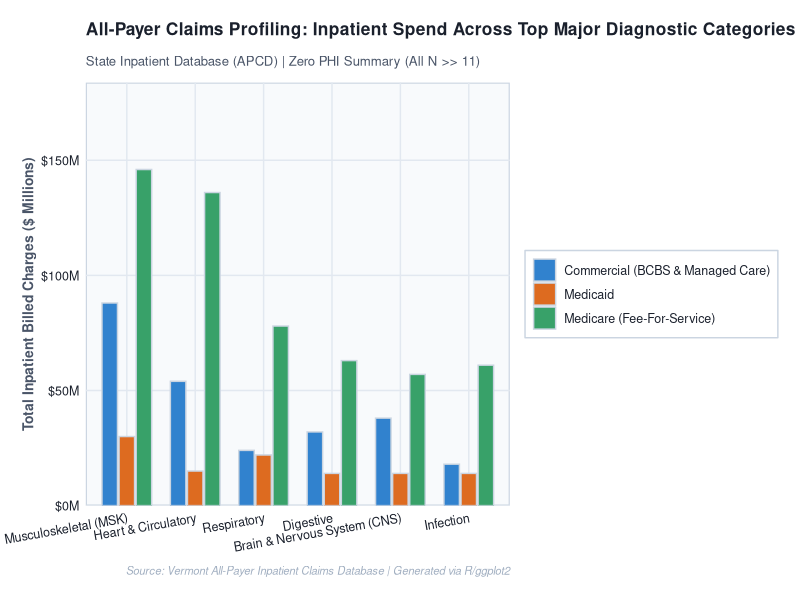
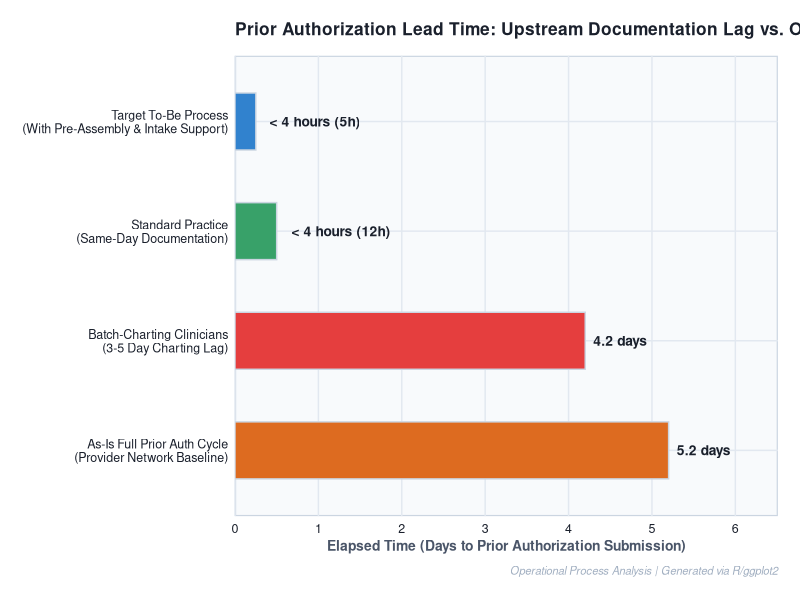
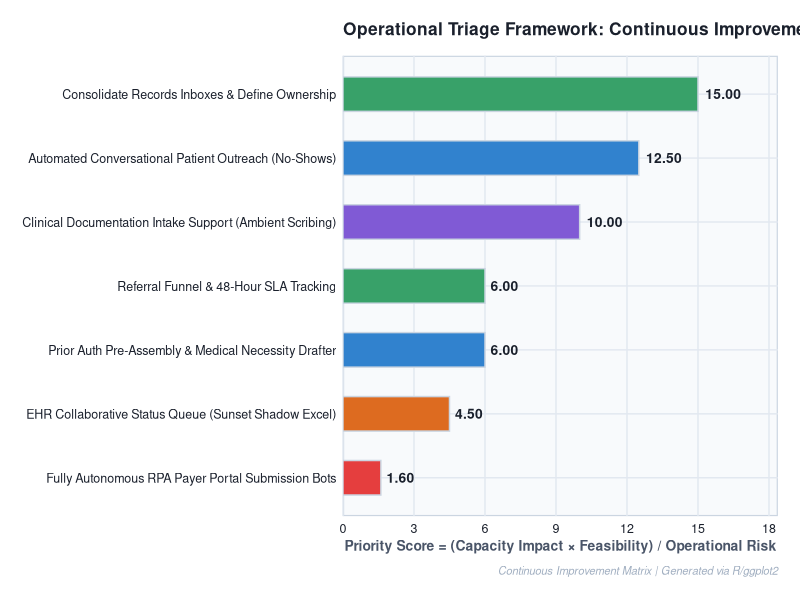
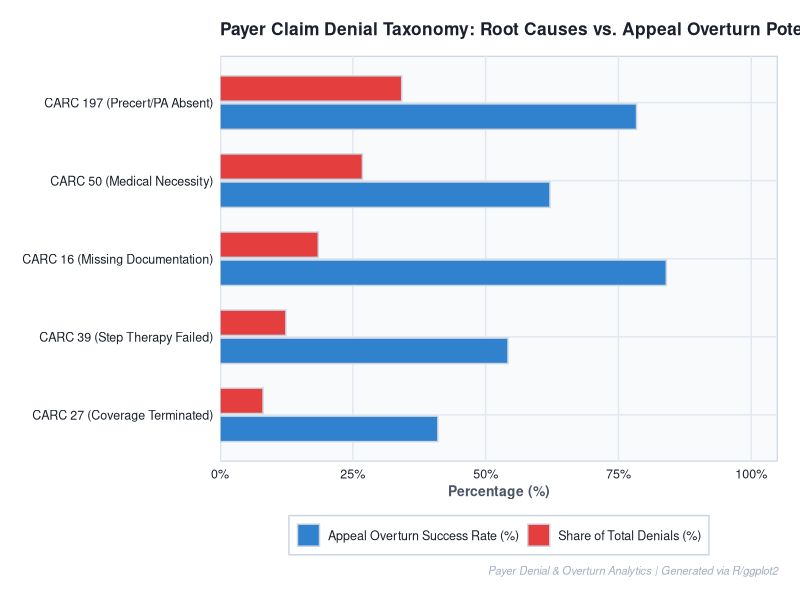

Write the R code that produced these figures, in order.
# ==============================================================================
# Healthcare Operations & Claims Intelligence
# Script: generate_dashboard_charts.R
# Purpose: Generate publication-quality healthcare operations dashboard visuals
#          using R, ggplot2, and tidyverse.
# Compliance: 100% De-identified, HIPAA Safe Harbor, Aggregated Spend Only (N >> 11)
# ==============================================================================

suppressPackageStartupMessages({
  if (!requireNamespace("tidyverse", quietly = TRUE)) install.packages("tidyverse")
  if (!requireNamespace("scales", quietly = TRUE)) install.packages("scales")
  library(tidyverse)
  library(scales)
})

# Setup Paths
args <- commandArgs(trailingOnly = FALSE)
script_dir <- tryCatch({
  dirname(normalizePath(sub("--file=", "", args[grep("--file=", args)])))
}, error = function(e) ".")

base_dir <- if (dir.exists(file.path(script_dir, "..", "assets"))) normalizePath(file.path(script_dir, "..")) else "."
assets_dir <- file.path(base_dir, "assets")
data_dir   <- file.path(base_dir, "data")

if (!dir.exists(assets_dir)) dir.create(assets_dir, recursive = TRUE)
if (!dir.exists(data_dir)) dir.create(data_dir, recursive = TRUE)

# Authentic RStudio ggplot2 Publication Theme (Light Theme)
theme_healthcare_r <- function() {
  theme_minimal(base_family = "sans") +
    theme(
      plot.background = element_rect(fill = "#FFFFFF", color = NA),
      panel.background = element_rect(fill = "#F8FAFC", color = "#CBD5E1", linewidth = 0.8),
      panel.grid.major = element_line(color = "#E2E8F0", linewidth = 0.5),
      panel.grid.minor = element_blank(),
      plot.title = element_text(color = "#1A202C", size = 12.5, face = "bold", hjust = 0, margin = margin(b = 12)),
      plot.subtitle = element_text(color = "#4A5568", size = 9.5, hjust = 0, margin = margin(b = 10)),
      axis.title = element_text(color = "#4A5568", size = 10, face = "bold"),
      axis.text = element_text(color = "#1A202C", size = 9),
      legend.background = element_rect(fill = "#FFFFFF", color = "#CBD5E1", linewidth = 0.5),
      legend.text = element_text(color = "#1A202C", size = 9),
      legend.title = element_blank(),
      plot.caption = element_text(color = "#A0AEC0", size = 8, hjust = 1, face = "italic", margin = margin(t = 8)),
      plot.margin = margin(16, 16, 16, 16)
    )
}

# ------------------------------------------------------------------------------
# 1. Payer Claims Reimbursement Profiling (All-Payer Inpatient Spend)
# ------------------------------------------------------------------------------
cat("1. Generating Chart 1: Payer Claims Reimbursement...\n")

claims_summary <- tibble(
  MDC_Category = c(
    "Musculoskeletal (MSK)", "Heart & Circulatory", "Respiratory",
    "Digestive", "Brain & Nervous System (CNS)", "Infection"
  ),
  Commercial = c(88, 54, 24, 32, 38, 18),
  Medicare_FFS = c(146, 136, 78, 63, 57, 61),
  Medicaid = c(30, 15, 22, 14, 14, 14)
)

write_csv(claims_summary, file.path(data_dir, "aggregated_payer_claims_summary.csv"))

claims_long <- claims_summary %>%
  pivot_longer(cols = c(Commercial, Medicare_FFS, Medicaid), names_to = "Payer", values_to = "Spend_Millions") %>%
  mutate(
    Payer_Label = case_when(
      Payer == "Commercial" ~ "Commercial (BCBS & Managed Care)",
      Payer == "Medicare_FFS" ~ "Medicare (Fee-For-Service)",
      Payer == "Medicaid" ~ "Medicaid"
    ),
    MDC_Category = factor(MDC_Category, levels = claims_summary$MDC_Category)
  )

p1 <- ggplot(claims_long, aes(x = MDC_Category, y = Spend_Millions, fill = Payer_Label)) +
  geom_col(position = position_dodge(width = 0.75), width = 0.68, color = "#CBD5E1", linewidth = 0.5) +
  scale_fill_manual(values = c("Commercial (BCBS & Managed Care)" = "#3182CE", "Medicare (Fee-For-Service)" = "#38A169", "Medicaid" = "#DD6B20")) +
  scale_y_continuous(labels = dollar_format(suffix = "M"), limits = c(0, 175), expand = expansion(mult = c(0, 0.05))) +
  labs(
    title = "All-Payer Claims Profiling: Inpatient Spend Across Top Major Diagnostic Categories",
    subtitle = "State Inpatient Database (APCD) | Zero PHI Summary (All N >> 11)",
    x = NULL,
    y = "Total Inpatient Billed Charges ($ Millions)",
    caption = "Source: Vermont All-Payer Inpatient Claims Database | Generated via R/ggplot2"
  ) +
  theme_healthcare_r() +
  theme(axis.text.x = element_text(angle = 10, hjust = 1, vjust = 1))

ggsave(file.path(assets_dir, "01_payer_claims_reimbursement.png"), plot = p1, width = 10.5, height = 5.6, dpi = 300)

# ------------------------------------------------------------------------------
# 2. Prior Authorization Lead Time & Documentation Lag
# ------------------------------------------------------------------------------
cat("2. Generating Chart 2: Prior Authorization Lead Time...\n")

pa_data <- tibble(
  Stage = factor(c(
    "Target To-Be Process\n(With Pre-Assembly & Intake Support)",
    "Standard Practice\n(Same-Day Documentation)",
    "Batch-Charting Clinicians\n(3-5 Day Charting Lag)",
    "As-Is Full Prior Auth Cycle\n(Provider Network Baseline)"
  ), levels = rev(c(
    "Target To-Be Process\n(With Pre-Assembly & Intake Support)",
    "Standard Practice\n(Same-Day Documentation)",
    "Batch-Charting Clinicians\n(3-5 Day Charting Lag)",
    "As-Is Full Prior Auth Cycle\n(Provider Network Baseline)"
  ))),
  Days = c(0.25, 0.5, 4.2, 5.2),
  Label = c("< 4 hours (5h)", "< 4 hours (12h)", "4.2 days", "5.2 days"),
  Bar_Color = c("#3182CE", "#38A169", "#E53E3E", "#DD6B20")
)

p2 <- ggplot(pa_data, aes(x = Days, y = Stage, fill = Bar_Color)) +
  geom_col(width = 0.52, color = "#CBD5E1", linewidth = 0.5) +
  scale_fill_identity() +
  geom_text(aes(label = Label), hjust = -0.15, color = "#1A202C", fontface = "bold", size = 3.5) +
  scale_x_continuous(limits = c(0, 6.2), breaks = seq(0, 6, by = 1), expand = expansion(mult = c(0, 0.05))) +
  labs(
    title = "Prior Authorization Lead Time: Upstream Documentation Lag vs. Optimized Target",
    x = "Elapsed Time (Days to Prior Authorization Submission)",
    y = NULL,
    caption = "Operational Process Analysis | Generated via R/ggplot2"
  ) +
  theme_healthcare_r()

ggsave(file.path(assets_dir, "02_prior_auth_turnaround_lag.png"), plot = p2, width = 10.5, height = 5.2, dpi = 300)

# ------------------------------------------------------------------------------
# 3. Continuous Improvement & Operational Triage Framework
# ------------------------------------------------------------------------------
cat("3. Generating Chart 3: Operational Triage Framework...\n")

triage_data <- tibble(
  Initiative = c(
    "Consolidate Records Inboxes & Define Ownership",
    "Automated Conversational Patient Outreach (No-Shows)",
    "Clinical Documentation Intake Support (Ambient Scribing)",
    "Referral Funnel & 48-Hour SLA Tracking",
    "Prior Auth Pre-Assembly & Medical Necessity Drafter",
    "EHR Collaborative Status Queue (Sunset Shadow Excel)",
    "Fully Autonomous RPA Payer Portal Submission Bots"
  ),
  Score = c(15.00, 12.50, 10.00, 6.00, 6.00, 4.50, 1.60),
  Bar_Color = c("#38A169", "#3182CE", "#805AD5", "#38A169", "#3182CE", "#DD6B20", "#E53E3E")
) %>%
  mutate(Initiative = factor(Initiative, levels = rev(Initiative)))

p3 <- ggplot(triage_data, aes(x = Score, y = Initiative, fill = Bar_Color)) +
  geom_col(width = 0.54, color = "#CBD5E1", linewidth = 0.5) +
  scale_fill_identity() +
  geom_text(aes(label = sprintf("%.2f", Score)), hjust = -0.2, color = "#1A202C", fontface = "bold", size = 3.5) +
  scale_x_continuous(limits = c(0, 17.5), breaks = seq(0, 18, by = 3), expand = expansion(mult = c(0, 0.05))) +
  labs(
    title = "Operational Triage Framework: Continuous Improvement Priority Ranking",
    x = "Priority Score = (Capacity Impact × Feasibility) / Operational Risk",
    y = NULL,
    caption = "Continuous Improvement Matrix | Generated via R/ggplot2"
  ) +
  theme_healthcare_r()

ggsave(file.path(assets_dir, "03_continuous_improvement_triage.png"), plot = p3, width = 10.5, height = 5.5, dpi = 300)

# ------------------------------------------------------------------------------
# 4. Claim Denial Taxonomy & Appeal Overturn Analysis
# ------------------------------------------------------------------------------
cat("4. Generating Chart 4: Claim Denial Taxonomy...\n")

denial_data <- tibble(
  Denial_Code = c(
    "CARC 197 (Precert/PA Absent)",
    "CARC 50 (Medical Necessity)",
    "CARC 16 (Missing Documentation)",
    "CARC 39 (Step Therapy Failed)",
    "CARC 27 (Coverage Terminated)"
  ),
  Share_of_Total_Denials = c(34.2, 26.8, 18.5, 12.4, 8.1),
  Appeal_Overturn_Rate = c(78.4, 62.1, 84.0, 54.2, 41.0)
)

denial_long <- denial_data %>%
  pivot_longer(cols = c(Share_of_Total_Denials, Appeal_Overturn_Rate), names_to = "Metric", values_to = "Percentage") %>%
  mutate(
    Metric_Label = if_else(Metric == "Share_of_Total_Denials", "Share of Total Denials (%)", "Appeal Overturn Success Rate (%)"),
    Denial_Code = factor(Denial_Code, levels = rev(denial_data$Denial_Code))
  )

p4 <- ggplot(denial_long, aes(x = Percentage, y = Denial_Code, fill = Metric_Label)) +
  geom_col(position = position_dodge(width = 0.72), width = 0.65, color = "#CBD5E1", linewidth = 0.5) +
  scale_fill_manual(values = c("Share of Total Denials (%)" = "#E53E3E", "Appeal Overturn Success Rate (%)" = "#3182CE")) +
  scale_x_continuous(labels = percent_format(scale = 1), limits = c(0, 100), expand = expansion(mult = c(0, 0.05))) +
  labs(
    title = "Payer Claim Denial Taxonomy: Root Causes vs. Appeal Overturn Potential",
    x = "Percentage (%)",
    y = NULL,
    caption = "Payer Denial & Overturn Analytics | Generated via R/ggplot2"
  ) +
  theme_healthcare_r() +
  theme(legend.position = "bottom")

ggsave(file.path(assets_dir, "04_claim_denial_waterfall.png"), plot = p4, width = 10.5, height = 5.2, dpi = 300)

cat("\nSUCCESS: All 4 healthcare dashboard charts generated with authentic R/ggplot2 styling!\n")
